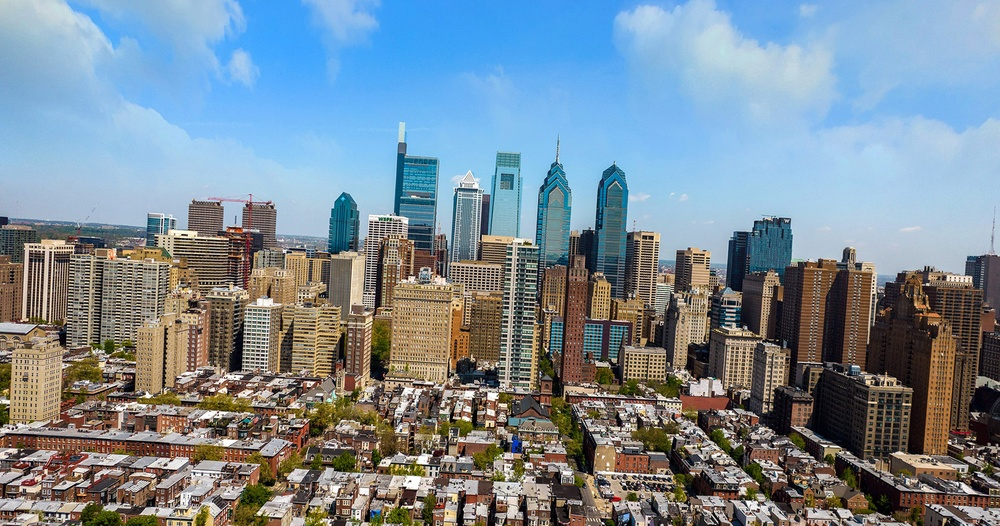
#> input picture Code/Philadelphia.jpg, 1000 x 526 px, shrunk from 1852 x 974 before the run, found by its file name
$ python SolutionStep6.py
#> lines starting #> are read from the running program, lines starting #| are printed output that depends on the picture
# >1
import matplotlib.pyplot as plt
#<1 #>2
from PIL import ImageFilter
#<2 #>3
from PIL import ImageEnhance
#<3 #>4
import numpy as np
from PIL import Image
#<4 #>5
import matplotlib.image as mpimg
#<5

#[Data Philadelphia.jpg]#@>6
image = mpimg.imread('Philadelphia.jpg') #[$Data.out]#@1
#> image is the input picture: shape (526, 1000, 3); mean R, G, B 122.7, 138.2, 149.2
#<6

#[Rotate 3.3]#@>7
pilImage = Image.fromarray(image)
imageRotated = np.array(pilImage.rotate(3.3)) #[$Rotate.out]#@2
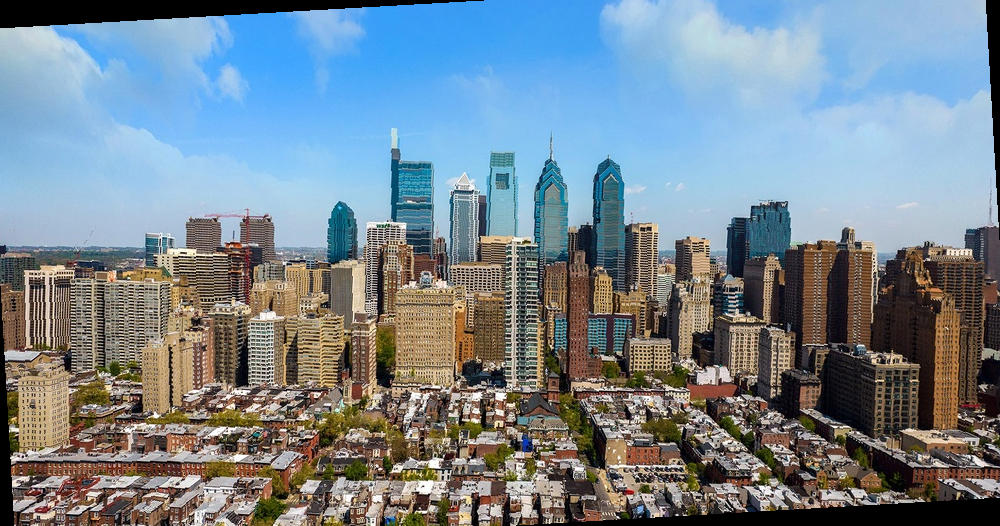
#> imageRotated: shape (526, 1000, 3); mean R, G, B 118.4, 133.4, 144
#<7

#[Crop --amount 15%]#@>8
pilShape = imageRotated.shape
#> pilShape = (526, 1000, 3)
pilImageHeight = pilShape[0]
#> pilImageHeight = 526
pilImageWidth = pilShape[1]
#> pilImageWidth = 1000

pilImage = Image.fromarray(imageRotated)
imageCropped = np.array(pilImage.crop((0.15 * pilImageWidth, 0.15 * pilImageHeight, 0.85 * pilImageWidth, 0.85 * pilImageHeight))) #[$Crop.out]#@3
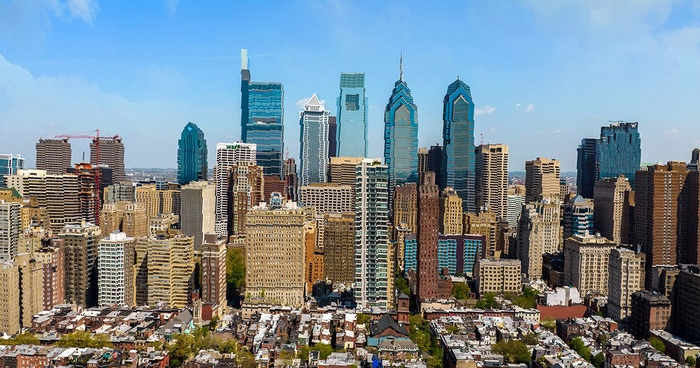
#> imageCropped: shape (368, 700, 3); mean R, G, B 121.9, 136.3, 144.1
#<8

#[Brighten 10%]#@>9
pilImage = Image.fromarray(imageCropped)
pilImage = ImageEnhance.Brightness(pilImage).enhance(1.1)
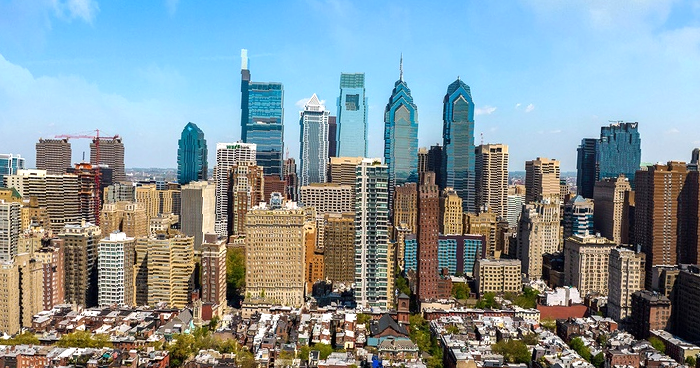
#> pilImage: PIL image 700x368 RGB; mean R, G, B 133.4, 149.4, 155
imageBrightened = np.array(pilImage) #[$Brighten.out]#@4
#<9

#[Saturation --amount 30%]#@>10
pilImage = Image.fromarray(imageBrightened)
pilImage = ImageEnhance.Color(pilImage).enhance(1.3)
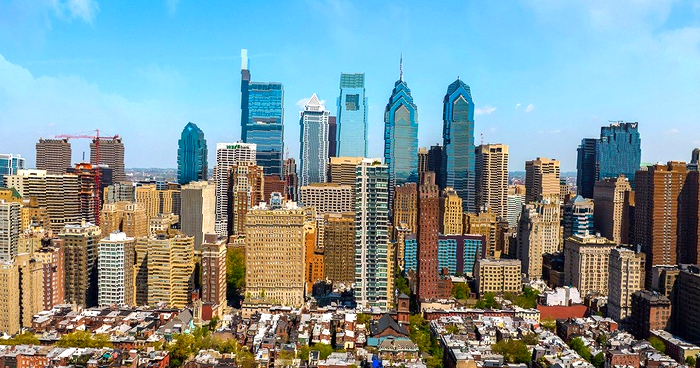
#> pilImage: PIL image 700x368 RGB; mean R, G, B 129.6, 150.2, 152.7
imageSaturation = np.array(pilImage) #[$Saturation.out]#@5
#<10

#[Emboss]#@>11
pilImage = Image.fromarray(imageSaturation)
pilImage = pilImage.filter(ImageFilter.EMBOSS)
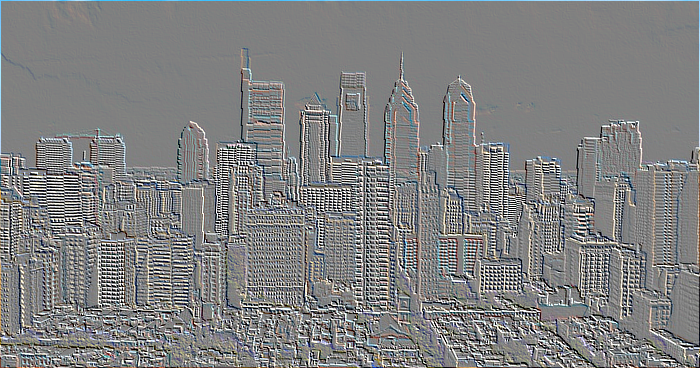
#> pilImage: PIL image 700x368 RGB; mean R, G, B 127.8, 128.4, 128.7
imageEmboss = np.array(pilImage)
#<11

#[Visualize]#@>12
plt.imshow(imageEmboss)
plt.show()
#<12
